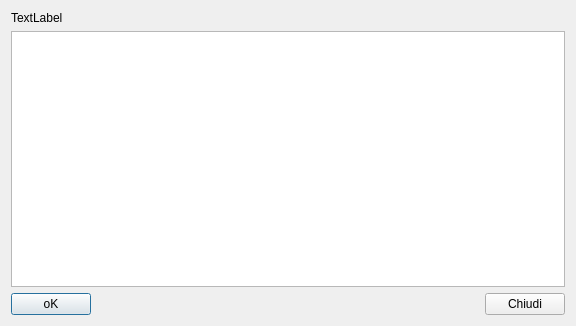
<?xml version="1.0" encoding="UTF-8"?>
<ui version="4.0">
 <class>QDialogTavola</class>
 <widget class="QDialog" name="QDialogTavola">
  <property name="geometry">
   <rect>
    <x>0</x>
    <y>0</y>
    <width>576</width>
    <height>326</height>
   </rect>
  </property>
  <property name="windowTitle">
   <string>Dialog</string>
  </property>
  <layout class="QVBoxLayout" name="verticalLayout">
   <item>
    <widget class="QLabel" name="TavolaLabel">
     <property name="text">
      <string>TextLabel</string>
     </property>
    </widget>
   </item>
   <item>
    <widget class="QTableView" name="Tavola"/>
   </item>
   <item>
    <layout class="QHBoxLayout" name="horizontalLayout">
     <item>
      <widget class="QPushButton" name="OkButton">
       <property name="text">
        <string>oK</string>
       </property>
      </widget>
     </item>
     <item>
      <spacer name="horizontalSpacer">
       <property name="orientation">
        <enum>Qt::Horizontal</enum>
       </property>
       <property name="sizeHint" stdset="0">
        <size>
         <width>40</width>
         <height>20</height>
        </size>
       </property>
      </spacer>
     </item>
     <item>
      <widget class="QPushButton" name="ButtonChiudi">
       <property name="text">
        <string>Chiudi</string>
       </property>
      </widget>
     </item>
    </layout>
   </item>
  </layout>
 </widget>
 <resources/>
 <connections/>
</ui>
